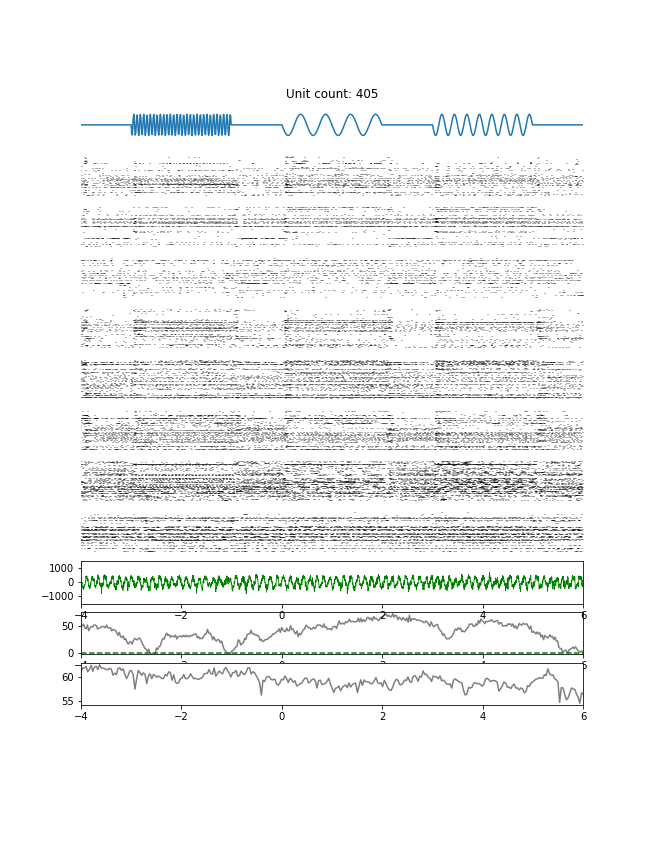

Here is the Python script that generated this plot:
import os
import numpy as np
import matplotlib.pyplot as plt
import pandas as pd

from allensdk.brain_observatory.ecephys.ecephys_project_cache import EcephysProjectCache
from allensdk.brain_observatory.ecephys.ecephys_session import EcephysSession 
from allensdk.brain_observatory.ecephys.stimulus_analysis import ReceptiveFieldMapping
from allensdk.brain_observatory.ecephys.stimulus_analysis import DriftingGratings


cache_directory = "/mnt/nvme0/ecephys_cache_dir_2"

manifest_path = os.path.join(cache_directory, "manifest.json")

cache = EcephysProjectCache.from_warehouse(manifest=manifest_path)

# %%

# load session data
sessions = cache.get_session_table()
session_id = 756029989
session = cache.get_session_data(session_id)

# %%

# load LFP data
dg = DriftingGratings(session)
probe_id = session.probes.index.values[3]
lfp = session.get_lfp(probe_id)

# %%

plt.figure(1711, figsize=(9,12))
plt.clf()
    
trial_number = 248

areas = ('VISp', 'VISl', 'VISrl', 'VISal', 'VISpm', 'VISam', 'LGd', 'LP')

total_units = 0

freq1 = dg.stim_table.iloc[trial_number-1].temporal_frequency
freq2 = dg.stim_table.iloc[trial_number].temporal_frequency
freq3 = dg.stim_table.iloc[trial_number+1].temporal_frequency

t1 = np.linspace(0,2*pi*freq1*2,200)
t2 = np.linspace(0,2*pi*freq2*2,200)
t3 = np.linspace(0,2*pi*freq3*2,200)
z = np.zeros((100,))

a = np.concatenate((z,t1,z,t2,z,t3,z),axis=0)

num_plots = 13

plt.subplot(num_plots,1,1)
plt.plot(1-np.sin(a))
plt.xlim([0,len(a)])
plt.ylim([-1,3])
plt.axis('off')

for area_idx, area in enumerate(areas):
    
    units = session.units[(session.units.ecephys_structure_acronym == area)].index.values
                         
    total_units += len(units)

    t = np.arange(-4,6.0,0.001) 
    
    spike_data = session.presentationwise_spike_counts(
                bin_edges = t,
                stimulus_presentation_ids = dg.stim_table.index.values[trial_number],
                unit_ids = units
            )
    
    a = spike_data.sum(dim='time_relative_to_stimulus_onset')

    x, y = np.where(np.squeeze(spike_data.data))
    
    plt.subplot(num_plots,1,area_idx+2)
    
    plt.scatter(t[x],y,s=1, c='k',marker='|',alpha=0.4)
    
    plt.xlim([np.min(t),np.max(t)])
   
    plt.axis('off')
    
# %%

plt.subplot(num_plots,1,1)
plt.title('Unit count: ' + str(total_units))

plt.subplot(num_plots,1,11)

bounds = dg.stim_table.start_time.values[trial_number] + t

selection = (session.running_speed.start_time >= bounds[0]) & \
                  (session.running_speed.start_time < bounds[-1])

running_speeds = session.running_speed[selection].velocity
starts = session.running_speed[selection].start_time
ends = session.running_speed[selection].end_time

t = np.linspace(-4,6,len(running_speeds))

plt.plot(t, running_speeds, 'gray')
plt.plot([t[0],t[-1]],[0,0],'--g')
plt.ylim([-3,75])
plt.xlim([-4,6])

plt.subplot(num_plots,1,12)

eye_info = session.get_pupil_data()

selection = (eye_info.index.values >= bounds[0]) & \
            (eye_info.index.values < bounds[-1])

pupil_x = eye_info.pupil_center_x[selection]
pupil_y = eye_info.pupil_center_y[selection]
pupil_width = eye_info.pupil_width[selection]

t = np.linspace(-4,6,len(pupil_width))


plt.subplot(num_plots,1,12)
plt.plot(t, pupil_width, 'gray')
plt.xlim([-4,6])

lfp_plot = lfp.loc[dict(time=slice(np.min(bounds),np.max(bounds)))]

D = lfp_plot.data[:,40] * 1e6
plt.subplot(num_plots,1,10)

t = np.linspace(-4,6,len(D))

plt.plot(t,D,'-g',linewidth=0.8)

plt.xlim([np.min(t), np.max(t)])

plt.ylim([-1500,1500])
